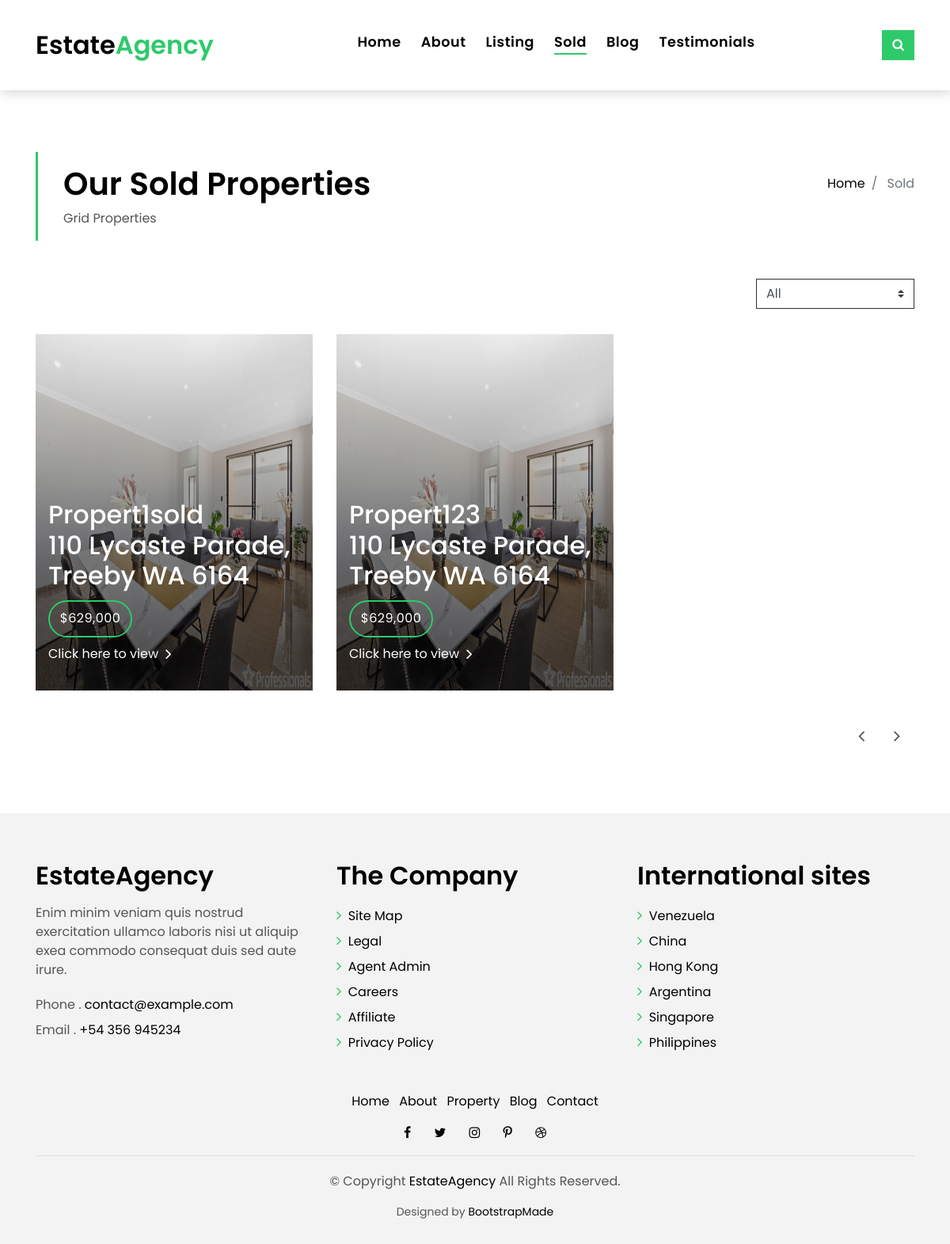
The page /sold on the database as committed earlier.
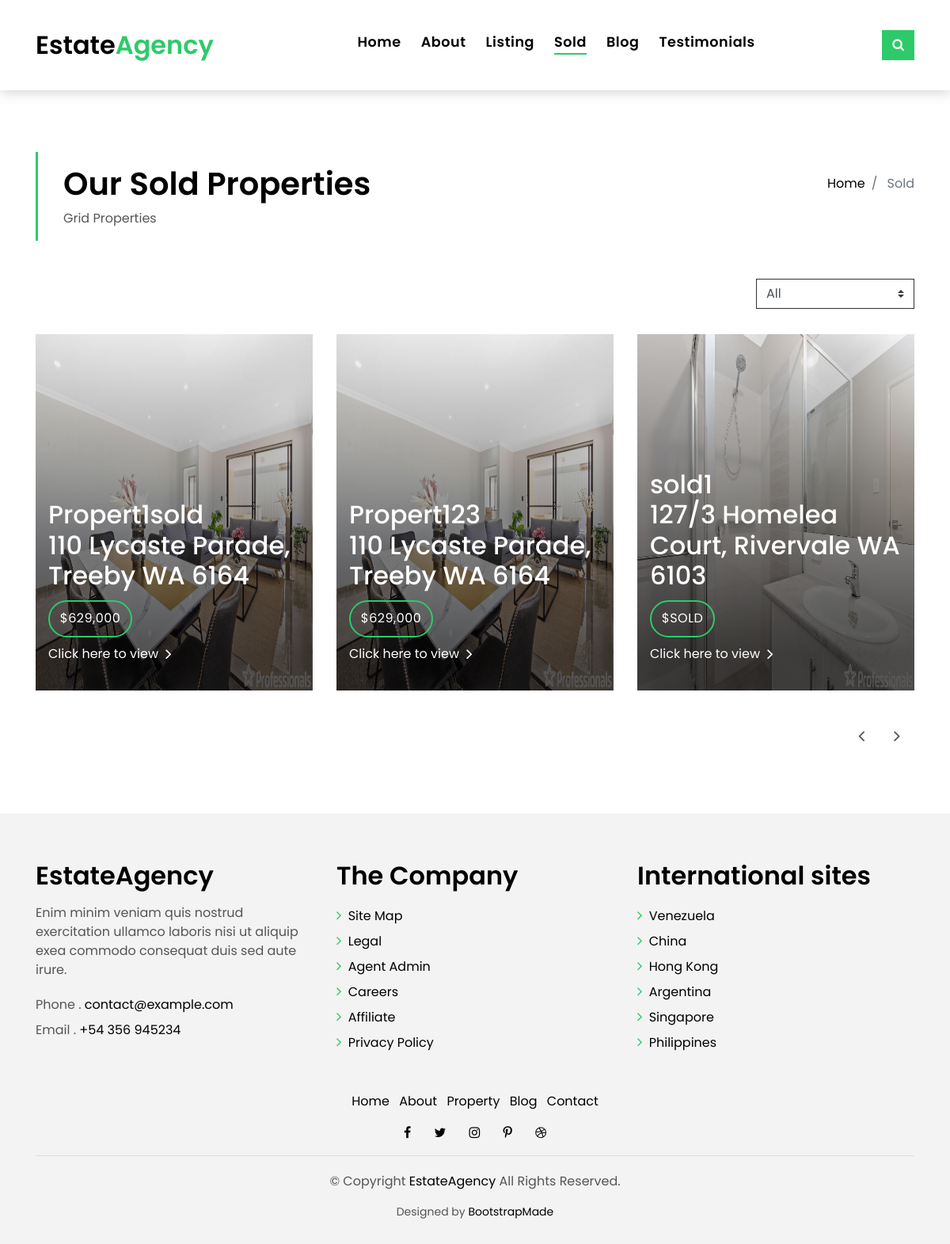
The same page on the database as committed later.
### pages/models.py (models this page shows, shortened)
class SoldListing(models.Model):
    title = models.CharField(max_length=255)
    address = models.CharField(max_length=200)
    description = models.TextField(blank=True)
    price = models.CharField(max_length=20)
    bedrooms = models.IntegerField(blank=True)
    bathrooms = models.IntegerField(default=2, blank=True)
    garage = models.IntegerField(default=2, blank=True)
    area = models.IntegerField(blank=True)
    lot_size = models.IntegerField(blank=True)
    photo_main = models.ImageField(upload_to='photos/%Y/%m/%d', validators=[validate_image_size])
    photo_1 = models.ImageField(upload_to='photos/%Y/%m/%d', blank=True, validators=[validate_image_size])
    photo_2 = models.ImageField(upload_to='photos/%Y/%m/%d', blank=True, validators=[validate_image_size])
    photo_3 = models.ImageField(upload_to='photos/%Y/%m/%d', blank=True, validators=[validate_image_size])
    photo_4 = models.ImageField(upload_to='photos/%Y/%m/%d', blank=True, validators=[validate_image_size])
    photo_5 = models.ImageField(upload_to='photos/%Y/%m/%d', blank=True, validators=[validate_image_size])
    photo_6 = models.ImageField(upload_to='photos/%Y/%m/%d', blank=True, validators=[validate_image_size])
    photo_7 = models.ImageField(upload_to='photos/%Y/%m/%d', blank=True, validators=[validate_image_size])
    photo_8 = models.ImageField(upload_to='photos/%Y/%m/%d', blank=True, validators=[validate_image_size])
    photo_9 = models.ImageField(upload_to='photos/%Y/%m/%d', blank=True, validators=[validate_image_size])
    photo_10 = models.ImageField(upload_to='photos/%Y/%m/%d', blank=True, validators=[validate_image_size])
    photo_11 = models.ImageField(upload_to='photos/%Y/%m/%d', blank=True, validators=[validate_image_size])
    photo_12 = models.ImageField(upload_to='photos/%Y/%m/%d', blank=True, validators=[validate_image_size])
    photo_13 = models.ImageField(upload_to='photos/%Y/%m/%d', blank=True, validators=[validate_image_size])
    photo_14 = models.ImageField(upload_to='photos/%Y/%m/%d', blank=True, validators=[validate_image_size])
    photo_15 = models.ImageField(upload_to='photos/%Y/%m/%d', blank=True, validators=[validate_image_size])
    photo_16 = models.ImageField(upload_to='photos/%Y/%m/%d', blank=True, validators=[validate_image_size])
    photo_17 = models.ImageField(upload_to='photos/%Y/%m/%d', blank=True, validators=[validate_image_size])
    photo_18 = models.ImageField(upload_to='photos/%Y/%m/%d', blank=True, validators=[validate_image_size])
    floor_plan = models.FileField(upload_to='floor_plans/%Y/%m/%d', blank=True, null=True)
    video = models.URLField(blank=True)
    home_open = models.CharField(max_length=200, blank=True)
    is_published = models.BooleanField(default=True)
    list_date = models.DateTimeField(default=datetime.now, blank=True)
    qr_code = models.ImageField(upload_to='qr_codes/', blank=True, null=True)
    sold_date = models.DateTimeField(default=datetime.now, blank=True)
    class Meta:
        verbose_name_plural = "Sold Listings"

### pages/views.py (the view)
# urls.py: path('sold', views.Sold, name='sold'),
def Sold(request):
    all_sold = SoldListing.objects.all()
    return render(request, 'sold.html', {'sold': all_sold})

### pages/templates/sold.html (shortened to what the changed rows need)
{% load static %}
<!DOCTYPE html>
<html lang="en">
<head>
  <link href="{% static 'lib/bootstrap/css/bootstrap.min.css' %}" rel="stylesheet">
  <link href="{% static 'lib/font-awesome/css/font-awesome.min.css' %}" rel="stylesheet">
  <link href="{% static 'lib/animate/animate.min.css' %}" rel="stylesheet">
  <link href="{% static 'lib/ionicons/css/ionicons.min.css' %}" rel="stylesheet">
  <link href="{% static 'lib/owlcarousel/assets/owl.carousel.min.css' %}" rel="stylesheet">
  <link href="{% static 'css/style.css' %}" rel="stylesheet">
</head>
<body>
  <section class="intro-single">
    <div class="container">
      <div class="row">
        <div class="col-md-12 col-lg-8">
          <div class="title-single-box">
            <h1 class="title-single">Our Sold Properties</h1>
          </div>
        </div>
      </div>
    </div>
  </section>
  <section class="property-grid grid">
    <div class="container">
        <div class="row">
            {% for listing in sold %}
                {% if listing.id %}
                    <div class="col-md-4">
                        <div class="card-box-a card-shadow">
                            <div class="img-box-a">
                                <img src="{{ listing.photo_main.url }}" alt="" class="img-a img-fluid" style="height: 450px;">
                            </div>
                            <div class="card-overlay">
                                <div class="card-overlay-a-content">
                                    <div class="card-header-a">
                                        <h2 class="card-title-a">
                                            <a href="{% url 'sold_detail' listing.id %}">{{ listing.title }}
                                                <br /> {{ listing.address }}</a>
                                        </h2>
                                    </div>
                                    <div class="card-body-a">
                                        <div class="price-box d-flex">
                                            <span class="price-a">${{ listing.price }}</span>
                                        </div>
                                        <a href="{% url 'sold_detail' listing.id %}" class="link-a">Click here to view
                                            <span class="ion-ios-arrow-forward"></span>
                                        </a>
                                    </div>
                                </div>
                            </div>
                        </div>
                    </div>
                {% endif %}
            {% endfor %}
        </div>
    </div>
</section>
</body>
</html>

Rows that differ between the two databases and show on the page:
added SoldListing: photo_main (picture), title "sold1", address "127/3 Homelea Court, Rivervale WA 6103", price "SOLD"
